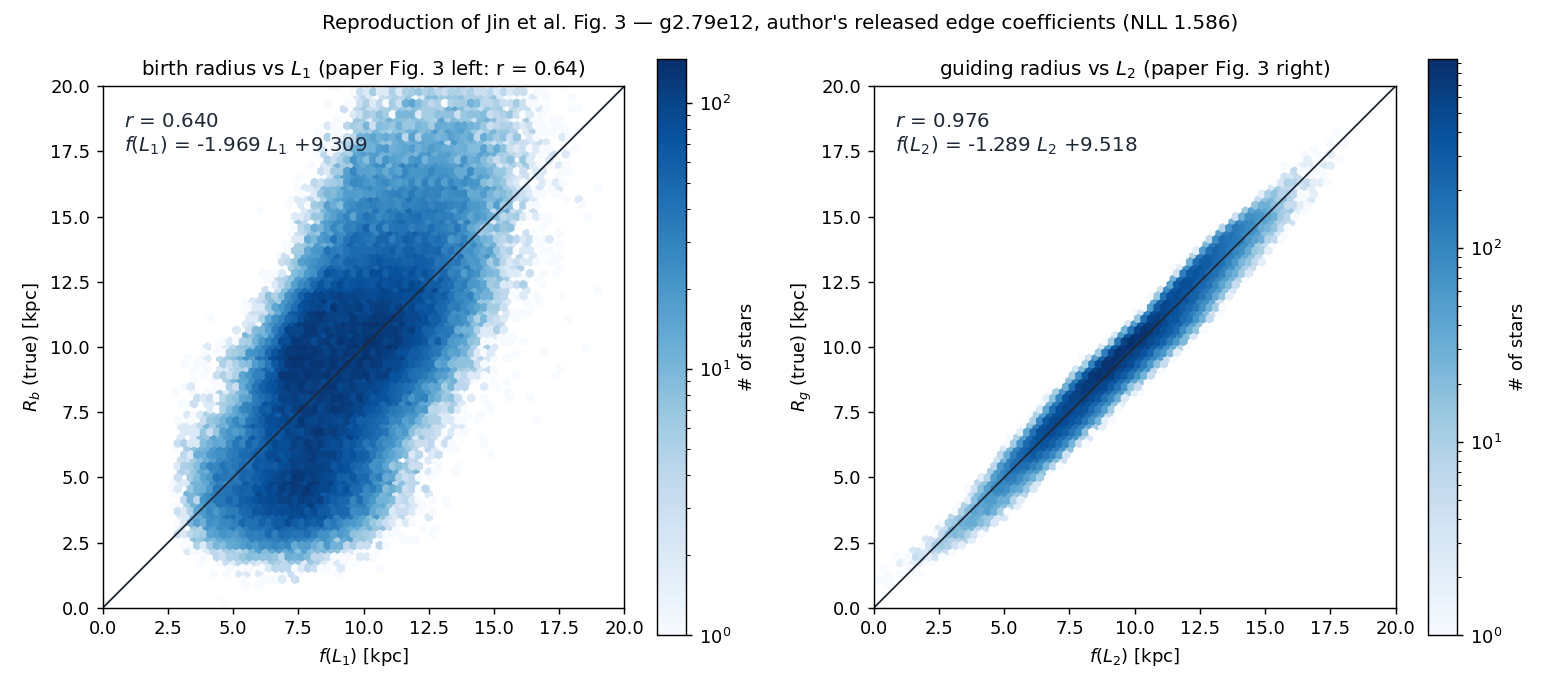

Write Python code to recreate this figure.
# -*- coding: utf-8 -*-
"""
jin_L1_Rbirth_L2_Rg.py — reproduce the two panels of Fig. 3 of Jin et al.: f(L1) vs true Rbirth, f(L2) vs true Rg (simulated galaxy g2.79e12)

Run (numpy, pandas, matplotlib; the analysis environment is enough):
    cd <repo root>
    $PY "results/reproduce_Jin/truth_comparison/jin_L1_Rbirth_L2_Rg.py"
Output: jin_L1_Rbirth_L2_Rg.png next to this script

Identical to the authors' notebook (Causal-Galactic-Archaeology/L1L2calculation/GetL1_L2_279sim.ipynb):
  1. data: data/g2.79e12_multi_ele_action_Jin_SN.csv (119,236 stars); MgH = MgFe + FeH; logjz = ln(JZ);
     every column standardized (subtract mean, divide by standard deviation).
  2. edge coefficients: the authors' published parameter-learning result
     rlcd/results_causal_vertical_heating_g279_e/result_..._param_by_trek_nll1.5861642734160428.dot
     (identical to the numbers hard-coded in the notebook; these are the numbers of paper Fig. 1).
  3. L2, L1 of every star (L2 first): the notebook minimizes χ² per star with Nelder-Mead;
     χ² is quadratic, so the minimum has an exact solution, used here (same result, thousands of times faster):
         r_c = c − Σ_{p≠L} a_pc · p          (child c minus the contributions of its other parents p)
         L   = Σ_c a_Lc · r_c / Σ_c a_Lc²    (the L minimizing Σ_c (r_c − a_Lc·L)²)
       c: a child of L (standardized); p: another parent of c; a_pc: coefficient p→c; a_Lc: coefficient L→c
  4. linear conversion (fitpoints in the notebook): Rbirth ≈ α·L1 + β, Rg ≈ α'·L2 + β' (least squares),
     f(L1) = α·L1 + β, f(L2) = α'·L2 + β'.
  5. plot as in the notebook: hexbin (log colour scale), range 0–20 kpc, black 1:1 line, Pearson r annotated.
Paper: Rb = −1.97 L1 + 9.31, r = 0.64;  Rg = −1.29 L2 + 9.52 (r ≈ 0.98).

Note (REPORT.md Secs. 4.2, 4.3): the authors' coefficients are not the maximum-likelihood solution (NLL 1.593, best ~ −1.272);
refitting to convergence with the maximum-likelihood method described in the paper gives different results. This script only "reproduces the authors' figure with the authors' coefficients".
"""
import re
from pathlib import Path
import numpy as np
import pandas as pd
import matplotlib
matplotlib.use('Agg')
import matplotlib.pyplot as plt

HERE = Path(__file__).resolve()
ROOT = HERE.parents[3]                                   # repo root
REPO = ROOT / 'Causal-Galactic-Archaeology'
DATA = REPO / 'data' / 'g2.79e12_multi_ele_action_Jin_SN.csv'
DOT = REPO / 'rlcd' / 'results_causal_vertical_heating_g279_e' / \
    'result_alpha1e-05_1e-15_1e-05_1e-15_ranktestscale1_param_by_trek_nll1.5861642734160428.dot'
OUT = HERE.with_suffix('.png')

# coefficients hard-coded in the authors' notebook (used to check the dot file)
NOTEBOOK = {('L2', 'JPhi'): -0.57, ('MgH', 'JPhi'): -0.082, ('age', 'JPhi'): -0.18,
            ('L2', 'ecc'): 0.085, ('MgH', 'ecc'): 0.098, ('age', 'ecc'): 0.4,
            ('L1', 'logJZ'): -0.099, ('age', 'logJZ'): 0.42, ('MgH', 'logJZ'): -0.13,
            ('L1', 'FeH'): 0.84, ('age', 'FeH'): 0.0032, ('MgH', 'FeH'): 0.13,
            ('L1', 'age'): -0.27, ('L1', 'MgH'): 0.83, ('L1', 'L2'): 0.43}


def read_coefficients(dot):
    """Read the coefficient of every edge in a .dot; return {(parent, child): coefficient}, X_ prefix removed"""
    coef = {}
    for a, b, lab in re.findall(r'(\w+)\s*->\s*(\w+)\s*\[[^\]]*label="?([-+\deE.]+)', open(dot).read()):
        coef[(a.replace('X_', ''), b.replace('X_', ''))] = float(lab)
    return coef


def solve_latent(L, coef, val):
    """Hierarchical least squares: solve L from all its children (other parents of the children must be known)"""
    num, den = 0.0, 0.0
    for (p, c), a in coef.items():
        if p != L:
            continue
        r = val[c].copy()
        for (q, c2), b in coef.items():
            if c2 == c and q != L:
                r = r - b * val[q]
        num, den = num + a * r, den + a * a
    return num / den


def main():
    coef = read_coefficients(DOT)
    assert coef == NOTEBOOK, f'coefficients in the dot file differ from the notebook: {coef}'

    df = pd.read_csv(DATA)
    df['MgH'] = df['MgFe'] + df['FeH']
    df['logJZ'] = np.log(df['JZ'])
    z = (df - df.mean()) / df.std()
    val = {c: z[c].to_numpy() for c in ['JPhi', 'ecc', 'age', 'FeH', 'MgH', 'logJZ']}
    val['L2'] = solve_latent('L2', coef, val)          # children: JPhi, ecc
    val['L1'] = solve_latent('L1', coef, val)          # children: L2, age, MgH, FeH, logJZ

    fig, axs = plt.subplots(1, 2, figsize=(12, 5.2))
    lines = [f'g2.79e12: {len(df):,} stars']
    for ax, L, truth, lab in [(axs[0], 'L1', 'R_bir', 'R_b'), (axs[1], 'L2', 'Rg', 'R_g')]:
        y = df[truth].to_numpy()
        slope, icpt = np.polyfit(val[L], y, 1)
        f = slope * val[L] + icpt
        r = np.corrcoef(f, y)[0, 1]
        hb = ax.hexbin(f, y, bins='log', extent=(0, 20, 0, 20), gridsize=80, cmap='Blues', mincnt=1)
        ax.plot([0, 20], [0, 20], color='#1f2937', lw=1)
        ax.set_xlim(0, 20)
        ax.set_ylim(0, 20)
        ax.set_aspect('equal')
        ax.set_xlabel(f'$f(L_{L[1]})$ [kpc]')
        ax.set_ylabel(f'${lab}$ (true) [kpc]')
        ax.text(0.04, 0.95, f'$r$ = {r:.3f}\n$f(L_{L[1]})$ = {slope:+.3f} $L_{L[1]}$ {icpt:+.3f}',
                transform=ax.transAxes, va='top', fontsize=11, color='#1f2937')
        fig.colorbar(hb, ax=ax, label='# of stars')
        lines.append(f'{truth} = {slope:+.3f}*{L} {icpt:+.3f}, Pearson r = {r:.3f}')
    axs[0].set_title('birth radius vs $L_1$ (paper Fig. 3 left: r = 0.64)', fontsize=11)
    axs[1].set_title('guiding radius vs $L_2$ (paper Fig. 3 right)', fontsize=11)
    fig.suptitle("Reproduction of Jin et al. Fig. 3 — g2.79e12, author's released edge coefficients (NLL 1.586)",
                 fontsize=11)
    fig.tight_layout()
    fig.savefig(OUT, dpi=130)
    print('\n'.join(lines))
    print(f'saved {OUT}')


if __name__ == '__main__':
    main()
